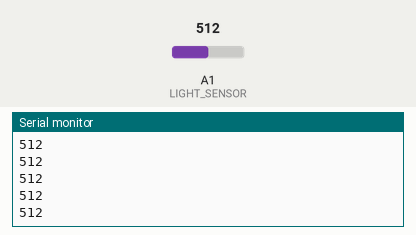
The sketch below on a simulated Arduino Uno, built with avr-gcc and run on an emulated ATmega328P. On the bench: the last lines printed to the serial monitor. The inputs (shaded band) are chosen by the test bench; at power-on: A1 (LIGHT_SENSOR) = 512.

Above: at 1.2 s.
1.3 s: A1 (LIGHT_SENSOR) set to 716
At 2.3 s:
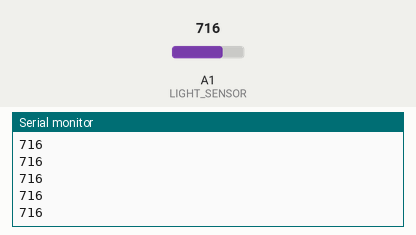
2.8 s: A1 (LIGHT_SENSOR) set to 900
At 3.3 s:
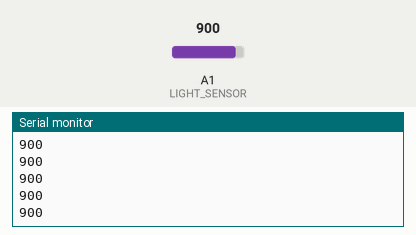
Timing chart, 0 to 5.8 s (numbered marks = the images above; inputs shaded):
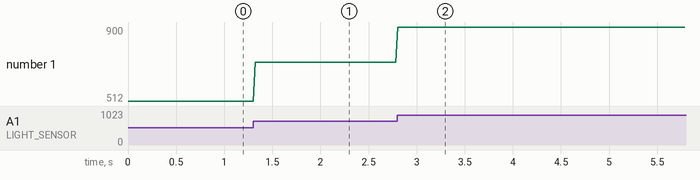

The sketch:

AA_01_light_sensor.ino
```cpp
const int LIGHT_SENSOR=A1;


int level=0;

void setup(){

  Serial.begin(9600);

}

void loop()
{


      level=analogRead(LIGHT_SENSOR);
      Serial.println(level);
     // level=map(level,0,1023,0,5);
      //Serial.println(level);
      Serial.println();

   delay(20);
}
```

Measured:
- after the input at 1.3 s, the serial monitor: prints a new line at once (image 1)
- after the input at 2.8 s, the serial monitor: prints a new line at once (image 2)
- plotted number 1: 512 → 716 after the input at 1.3 s, 716 → 900 after the input at 2.8 s
